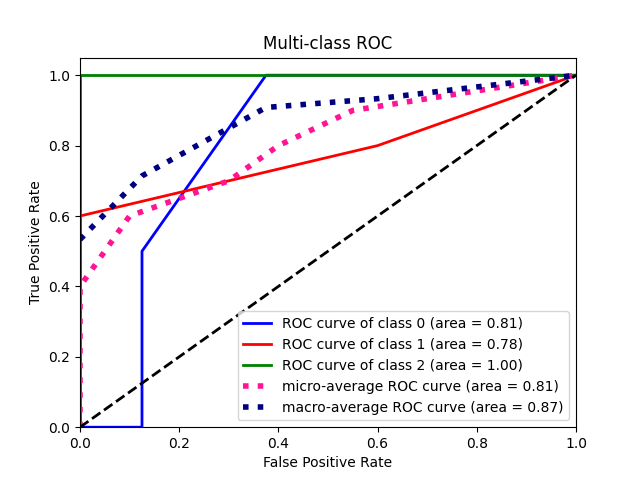

Here is the Python script that generated this plot:
import numpy as np
import matplotlib.pyplot as plt
from sklearn.metrics import roc_curve, auc, roc_auc_score

# 真实多标签和预测得分
y_true = np.array([
    [0, 0, 1],
    [0, 1, 0],
    [1, 0, 0],
    [0, 0, 1],
    [1, 0, 0],
    [0, 1, 0],
    [0, 1, 0],
    [0, 1, 0],
    [0, 0, 1],
    [0, 1, 0]
])

y_pred = np.array([
    [0.1, 0.2, 0.7],
    [0.1, 0.6, 0.3],
    [0.5, 0.2, 0.3],
    [0.1, 0.1, 0.8],
    [0.4, 0.2, 0.4],
    [0.6, 0.3, 0.1],
    [0.4, 0.2, 0.4],
    [0.4, 0.1, 0.5],
    [0.1, 0.1, 0.8],
    [0.1, 0.8, 0.1]
])

n_classes = y_true.shape[1]

# 计算每个类别的ROC曲线和AUC
fpr = dict()
tpr = dict()
roc_auc = dict()

for i in range(n_classes):
    fpr[i], tpr[i], _ = roc_curve(y_true[:, i], y_pred[:, i])
    roc_auc[i] = auc(fpr[i], tpr[i])

# 计算micro-average ROC曲线和AUC
fpr["micro"], tpr["micro"], _ = roc_curve(y_true.ravel(), y_pred.ravel())
roc_auc["micro"] = auc(fpr["micro"], tpr["micro"])

# 计算macro-average ROC曲线和AUC
all_fpr = np.unique(np.concatenate([fpr[i] for i in range(n_classes)]))
mean_tpr = np.zeros_like(all_fpr)
for i in range(n_classes):
    mean_tpr += np.interp(all_fpr, fpr[i], tpr[i])
mean_tpr /= n_classes
fpr["macro"] = all_fpr
tpr["macro"] = mean_tpr
roc_auc["macro"] = auc(fpr["macro"], tpr["macro"])

# 绘制所有ROC曲线
plt.figure()

colors = ['blue', 'red', 'green']
for i, color in zip(range(n_classes), colors):
    plt.plot(fpr[i], tpr[i], color=color, lw=2,
             label='ROC curve of class {0} (area = {1:0.2f})'
                   ''.format(i, roc_auc[i]))

plt.plot(fpr["micro"], tpr["micro"],
         label='micro-average ROC curve (area = {0:0.2f})'
               ''.format(roc_auc["micro"]), color='deeppink', linestyle=':', linewidth=4)

plt.plot(fpr["macro"], tpr["macro"],
         label='macro-average ROC curve (area = {0:0.2f})'
               ''.format(roc_auc["macro"]), color='navy', linestyle=':', linewidth=4)

plt.plot([0, 1], [0, 1], 'k--', lw=2)
plt.xlim([0.0, 1.0])
plt.ylim([0.0, 1.05])
plt.xlabel('False Positive Rate')
plt.ylabel('True Positive Rate')
plt.title('Multi-class ROC')
plt.legend(loc="lower right")
plt.show()
